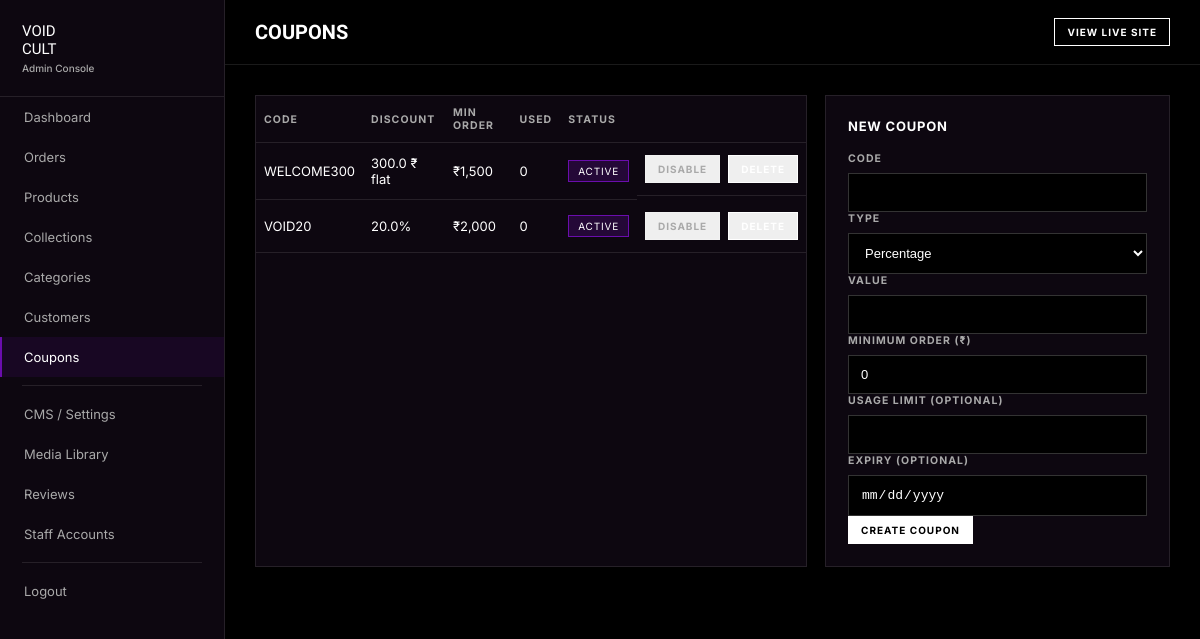
The page /admin/coupons (signed in) on the database its author committed.
### tables this page shows
CREATE TABLE coupons (
    id INTEGER PRIMARY KEY AUTOINCREMENT,
    code TEXT NOT NULL UNIQUE,
    type TEXT NOT NULL DEFAULT 'percentage', -- percentage / flat
    value REAL NOT NULL,
    min_order REAL NOT NULL DEFAULT 0,
    usage_limit INTEGER DEFAULT NULL,
    used_count INTEGER NOT NULL DEFAULT 0,
    expiry TEXT,
    active INTEGER NOT NULL DEFAULT 1
);

### admin/routes.py (the view, shortened to what this page needs)
@bp.route('/coupons', methods=['GET', 'POST'])
@admin_required
@csrf_protect
def coupons():
    db = get_db()
    rows = db.execute("SELECT * FROM coupons ORDER BY id DESC").fetchall()
    return render_template('admin/coupons.html', coupons=rows, csrf_token=generate_csrf_token(), inr=inr)

### database.py (called while the page is built)
def get_db():
    if 'db' not in g:
        g.db = sqlite3.connect(current_app.config['DATABASE_PATH'])
        g.db.row_factory = sqlite3.Row
        g.db.execute('PRAGMA foreign_keys = ON')
    return g.db

### utils/helpers.py (called while the page is built)
def inr(amount):
    amount = int(round(amount))
    s = str(amount)
    if len(s) <= 3:
        return s
    last3 = s[-3:]
    rest = s[:-3]
    parts = []
    while len(rest) > 2:
        parts.insert(0, rest[-2:])
        rest = rest[:-2]
    if rest:
        parts.insert(0, rest)
    return ','.join(parts) + ',' + last3

### utils/security.py (called while the page is built)
def generate_csrf_token():
    if 'csrf_token' not in session:
        session['csrf_token'] = secrets.token_hex(32)
    return session['csrf_token']

def csrf_protect(view):
    @wraps(view)
    def wrapped(*args, **kwargs):
        if request.method == 'POST':
            token = request.form.get('csrf_token')
            if not validate_csrf(token):
                abort(400, description="Invalid or missing CSRF token.")
        return view(*args, **kwargs)
    return wrapped

def current_user():
    uid = session.get('user_id')
    if not uid:
        return None
    db = get_db()
    return db.execute("SELECT * FROM users WHERE id=?", (uid,)).fetchone()

def admin_required(view):
    @wraps(view)
    def wrapped(*args, **kwargs):
        if not session.get('user_id') or not session.get('is_admin'):
            return redirect(url_for('admin.login'))
        return view(*args, **kwargs)
    return wrapped

### templates/admin/coupons.html (shortened to what this page needs)
{% extends "admin/base.html" %}{% set active='coupons' %}{% block page_title %}Coupons{% endblock %}
{% block content %}
<div class="panel-row">
  <div class="panel" style="padding:0;">
    <table><thead><tr><th>Code</th><th>Discount</th><th>Min Order</th><th>Used</th><th>Status</th><th></th></tr></thead><tbody>
      {% for c in coupons %}
      <tr>
        <td>{{ c['code'] }}</td>
        <td>{{ c['value'] }}{{ '%' if c['type']=='percentage' else ' ₹ flat' }}</td>
        <td>₹{{ inr(c['min_order']) }}</td>
        <td>{{ c['used_count'] }}{% if c['usage_limit'] %} / {{ c['usage_limit'] }}{% endif %}</td>
        <td><span class="tag {{ 'ok' if c['active'] else 'warn' }}">{{ 'Active' if c['active'] else 'Disabled' }}</span></td>
        <td style="display:flex;gap:8px;">
          <form action="{{ url_for('admin.coupon_toggle', coupon_id=c['id']) }}" method="post"><input type="hidden" name="csrf_token" value="{{ csrf_token }}"><button class="btn btn-sm btn-ghost">{{ 'Disable' if c['active'] else 'Enable' }}</button></form>
          <form action="{{ url_for('admin.coupon_delete', coupon_id=c['id']) }}" method="post" onsubmit="return confirm('Delete?');"><input type="hidden" name="csrf_token" value="{{ csrf_token }}"><button class="btn btn-sm btn-danger">Delete</button></form>
        </td>
      </tr>
      {% endfor %}
    </tbody></table>
  </div>
  <div class="panel">
    <h3>New Coupon</h3>
    <form method="post">
      <div class="form-group"><label>Code</label><input name="code" required style="text-transform:uppercase;"></div>
      <div class="form-group"><label>Type</label><select name="type"><option value="percentage">Percentage</option><option value="flat">Flat Amount</option></select></div>
      <div class="form-group"><label>Value</label><input type="number" name="value" required></div>
      <div class="form-group"><label>Minimum Order (₹)</label><input type="number" name="min_order" value="0"></div>
      <div class="form-group"><label>Usage Limit (optional)</label><input type="number" name="usage_limit"></div>
      <div class="form-group"><label>Expiry (optional)</label><input type="date" name="expiry"></div>
      <button type="submit" class="btn btn-solid btn-sm">Create Coupon</button>
    </form>
  </div>
</div>
{% endblock %}

### static/css/admin.css (style rules this page uses)
:root { --black:#000; --panel:#0d0710; --panel-2:#140a1a; --white:#fff; --gray:#a9a9a9; --purple-glow:#6A0DAD; --purple-dark:#1A0826; --line:rgba(255,255,255,.1); --line-strong:rgba(255,255,255,.2); --ease:cubic-bezier(.16,.9,.2,1); }
* { margin:0;padding:0;box-sizing:border-box; }
body { background:#000; color:#fff; font-family:'Inter',system-ui,sans-serif; font-size:14px; }
button { font-family:inherit; cursor:pointer; }
input,select,textarea { background:#000; border:1px solid var(--line-strong); color:#fff; padding:11px 12px; font-size:13px; width:100%; }
label { font-size:10.5px; letter-spacing:.1em; text-transform:uppercase; color:var(--gray); display:block; margin-bottom:8px; font-weight:700; }
table { width:100%; border-collapse:collapse; }
th { text-align:left; font-size:10.5px; letter-spacing:.1em; text-transform:uppercase; color:var(--gray); padding:10px 8px; border-bottom:1px solid var(--line); }
td { padding:12px 8px; border-bottom:1px solid var(--line); font-size:13px; }
.tag { font-size:10px; letter-spacing:.08em; text-transform:uppercase; padding:4px 9px; border:1px solid var(--line-strong); display:inline-block; }
.tag.ok { background:rgba(106,13,173,.25); border-color:var(--purple-glow); }
.btn { display:inline-flex; align-items:center; gap:8px; padding:11px 20px; font-size:11.5px; letter-spacing:.1em; text-transform:uppercase; font-weight:700; border:1px solid #fff; }
.btn-solid { background:#fff; color:#000; }
.btn-ghost { border-color:var(--line-strong); color:var(--gray); }
.btn-sm { padding:7px 12px; font-size:10px; }
.btn-danger { border-color:#fff; color:#fff; }
.panel { background:var(--panel); border:1px solid var(--line); padding:22px; margin-bottom:20px; }
.panel h3 { font-size:13px; margin-bottom:18px; text-transform:uppercase; letter-spacing:.06em; }
.panel-row { display:grid; grid-template-columns:1.6fr 1fr; gap:18px; }

### rows shown on the page
coupons: code "WELCOME300", value "300.0", type "₹ flat", min_order "1,500", used_count "0", active "ACTIVE", active "DISABLE"
coupons: code "VOID20", value "20.0", type "%", min_order "2,000", used_count "0", active "ACTIVE", active "DISABLE"
